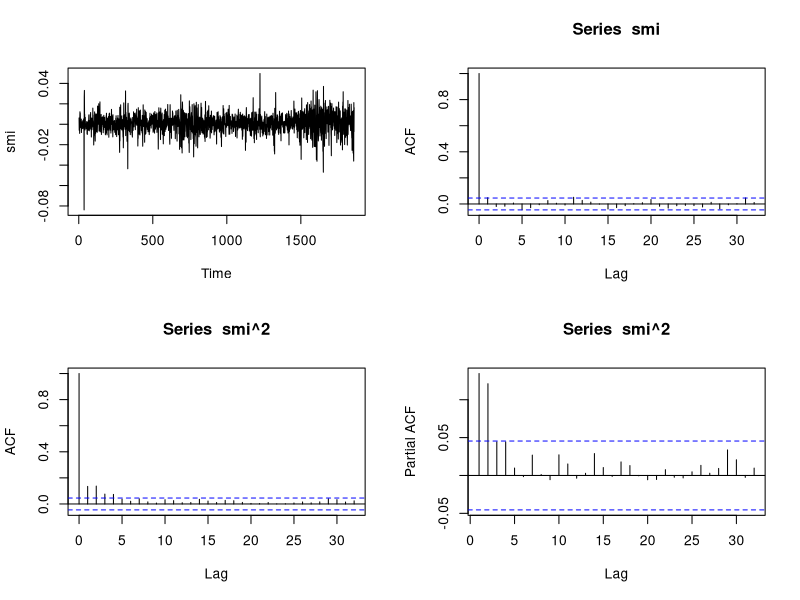
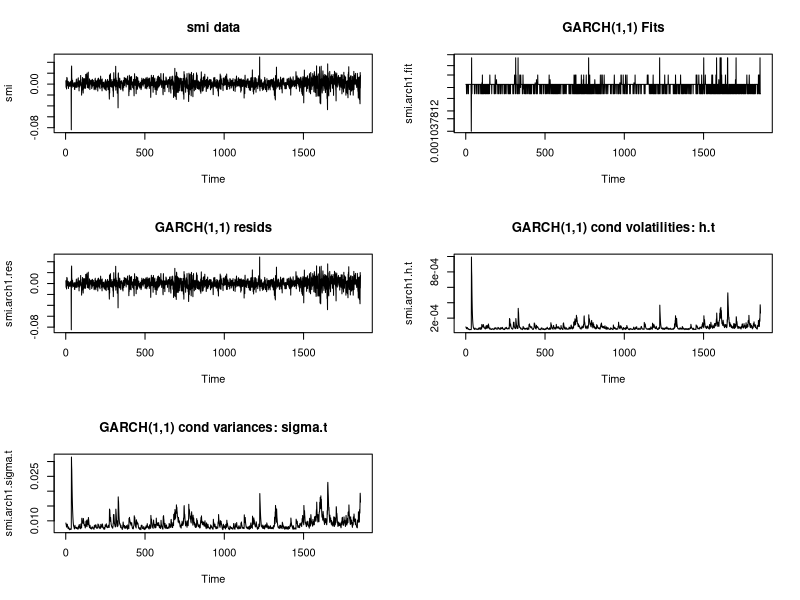

These figures' R source, in order:
library(stats)
help(EuStockMarkets)
data=EuStockMarkets
SMI=ts(data[,2])
smi=diff(log(SMI))
par(mfrow=c(2,2))
ts.plot(smi)
acf(smi)
acf(smi**2)
pacf(smi**2)
library(fGarch)
smi.arch1.t = garchFit(~garch(1, 0), data = smi)
smi.arch1.t
summary(smi.arch1.t)

smi.arch1 = garchFit(~garch(1, 1), data = smi)
smi.arch1
summary(smi.arch1)

smi.arch1.fit=smi.arch1@fitted	# fitted time series
smi.arch1.res=smi.arch1@residuals	# residuals time series
smi.arch1.h.t=smi.arch1@h.t		# conditional volatilities 
smi.arch1.sigma.t=smi.arch1@sigma.t	# conditional variances


windows()
par(mfrow=c(3,2))
ts.plot(smi,main="smi data")
ts.plot(smi.arch1.fit,main="GARCH(1,1) Fits")
ts.plot(smi.arch1.res,main="GARCH(1,1) resids")
ts.plot(smi.arch1.h.t,main="GARCH(1,1) cond volatilities: h.t")
ts.plot(smi.arch1.sigma.t,main="GARCH(1,1) cond variances: sigma.t")
